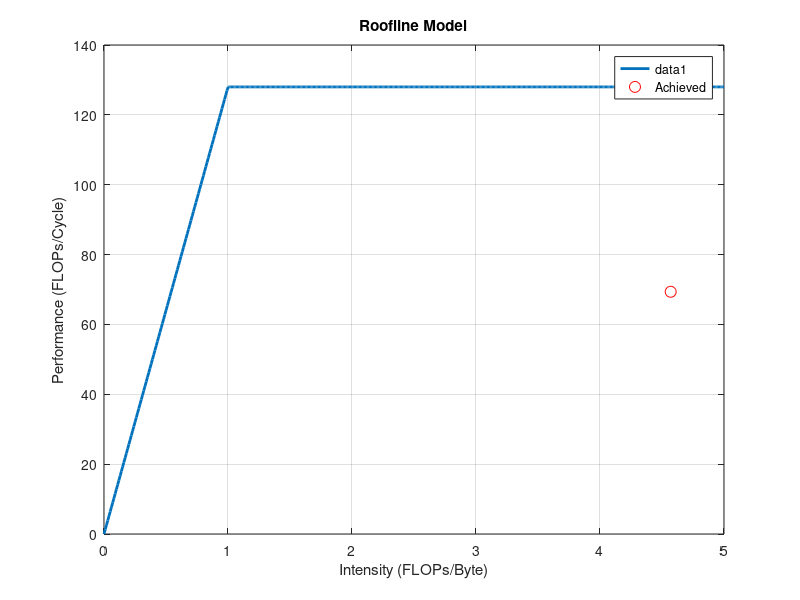

MATLAB code for this plot:
%% set constants
BW = 128;

%% set intensity
x = linspace(0, 5, 500);

%% calculate performance
y = BW*ones(size(x));
mask = (x>=0) & (x<=1);
y(mask) = BW .* x(mask);

%% plot roofline model
plot(x, y, 'LineWidth', 2);
xlabel('Intensity (FLOPs/Byte)');
ylabel('Performance (FLOPs/Cycle)');
title('Roofline Model');
grid on;
hold on;

%% plot achieved performance - intensity point
achieved_I = 4.57;
achieved_P = 65536.0/945.0;
plot(achieved_I, achieved_P, 'ro', 'MarkerSize', 8, 'DisplayName', 'Achieved');
legend show;
hold off;

%% print percentage of achieved performance
percentage = (achieved_P / BW) * 100;
fprintf('Achieved performance: %.2f FLOPs/Cycle\n', achieved_P);
fprintf('Percentage of roofline performance: %.2f%%\n', percentage);
